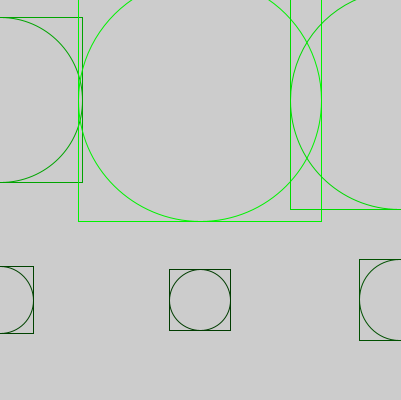
Frame 1 (no input)
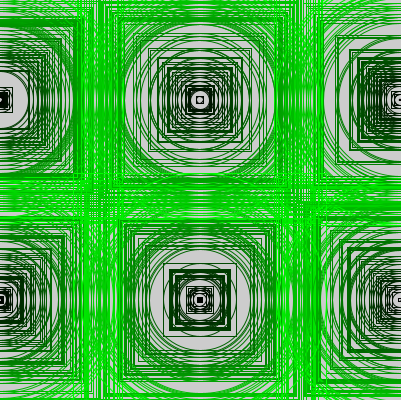
Frame 60 (the mouse pressed at the canvas centre just before this capture)
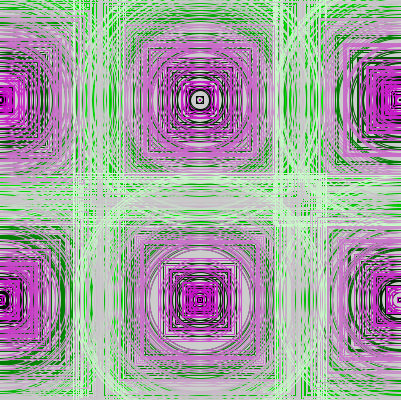
Frame 120 (the mouse held since frame 60 and released just before this capture)

The Processing sketch that drew these frames (run headless with seeded random() and noise(); from frame 60 on, the mouse is pressed at the canvas centre):

// Processing sketch: Tp3
// ── Tp3.pde
//https://youtu.be/3L22WHcgn1Q
//Lucero Gauna legajo 88108/9

void setup() {
  size(401, 400);
  noFill();
  rectMode(CENTER);
}
void draw() {

  for (int i=0; i<401; i+=200) { 
    for (int c=100; c<401; c+=200) {
      float x=random(255);
      stroke(mouseX, x, mouseY); 
      rect(i, c, x, x); //
      circle(i, c, x);
    }
  }
}

void keyPressed() { 
  if ( key == 'w' ) {
    background(255);
  }
    if ( key == 'b' ) {
    background(0);
}
    if ( key == 'g' ) {
    background(210);
}
}
